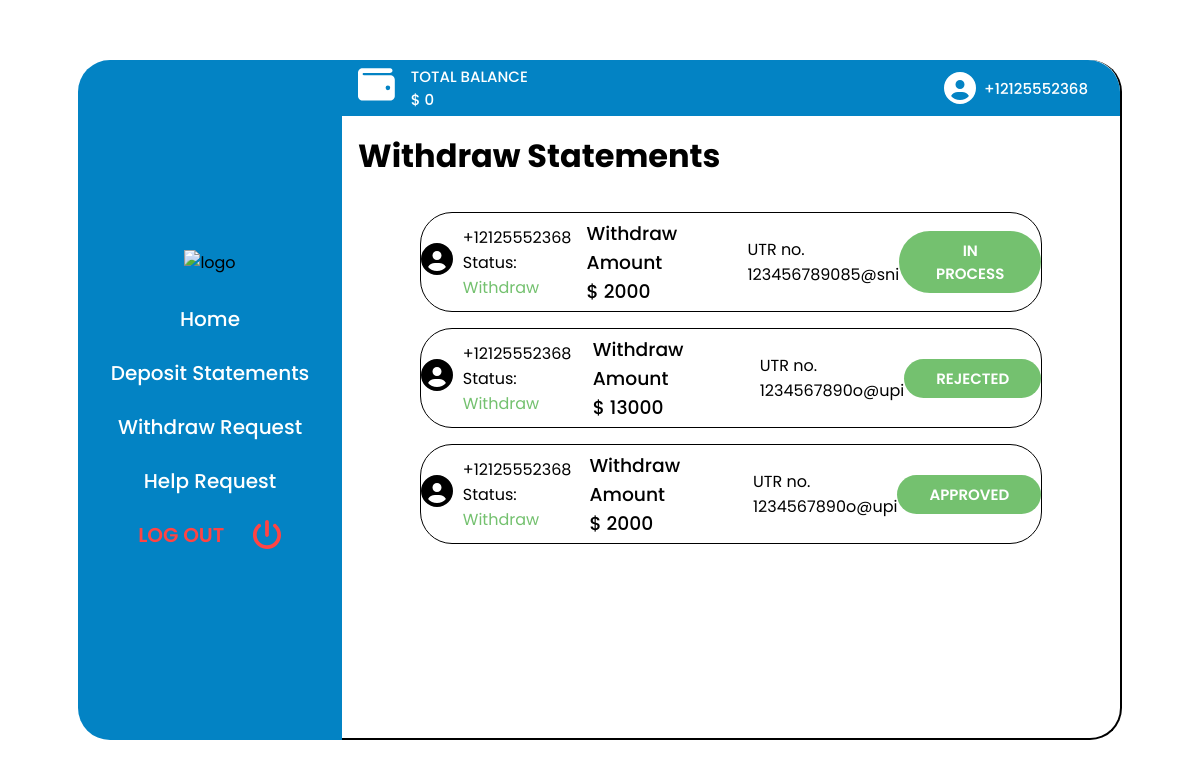
The page /diamond/withdrawStatements (signed in) on the database as committed earlier.
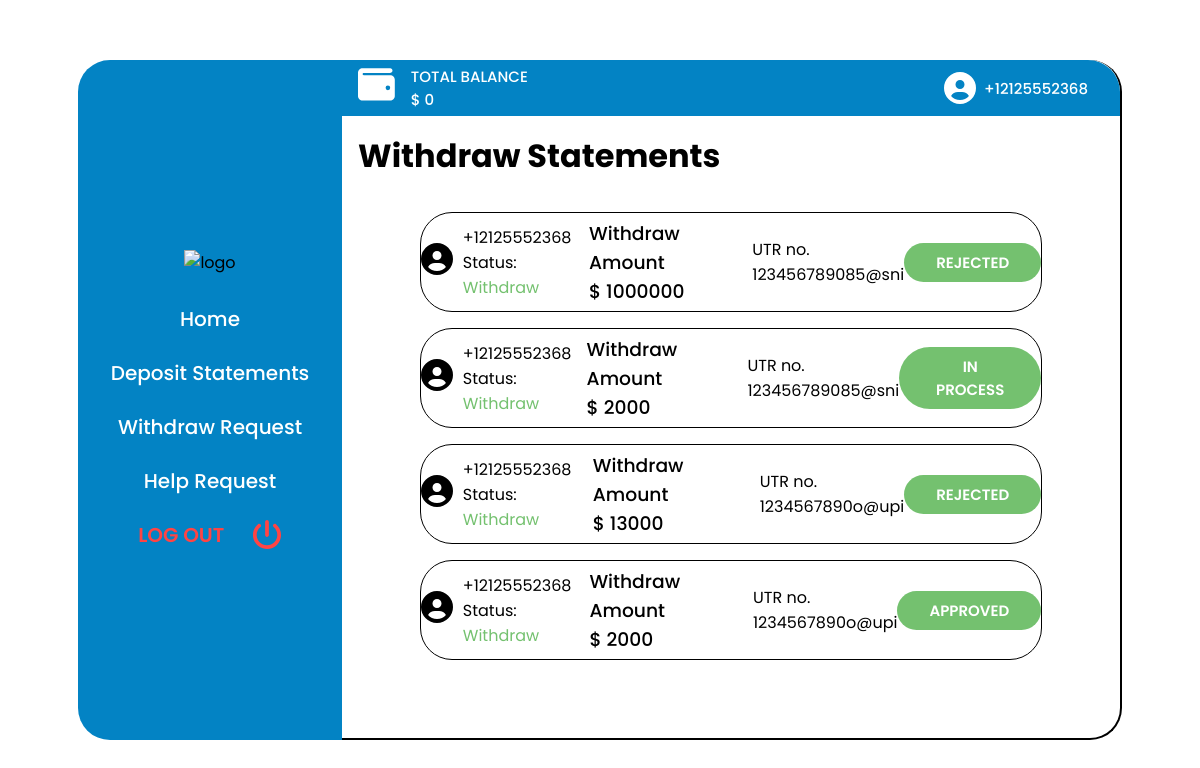
The same page on the database as committed later.
### diamond/models.py (models this page shows, shortened)
class Withdrawstatement(models.Model):
    user = models.ForeignKey(User, on_delete=models.CASCADE)
    amount = models.IntegerField(default=0)
    upiid = models.CharField(default="", max_length=25)
    created_at = models.DateTimeField(
        auto_now_add=True)
    status = models.CharField(
        max_length=20,
        choices=STATUS_CHOICES,
        default="IN PROCESS"
    )

class User(AbstractBaseUser, PermissionsMixin):
    phone_number = PhoneNumberField(validators=[phone_validator], unique=True)
    balance = models.IntegerField(default=0, null=False)
    is_active = models.BooleanField(default=True)
    is_admin = models.BooleanField(default=False)
    created = models.DateTimeField(default=datetime.now())
    objects = CustomUserManager()
    USERNAME_FIELD = 'phone_number'
    REQUIRED_FIELDS = []

### diamond/views.py (the view)
# urls.py: path('withdrawStatements', views.withdrawStatements, name="withdrawstatements"),
@login_required(login_url='login')
def withdrawStatements(request):
    user = request.user
    phone_number = f"{user.phone_number}"
    balance = user.balance
    withdraw_statements = list(Withdrawstatement.objects.filter(
        user=user).order_by('-created_at'))
    content = {
        "phone_number": phone_number,
        "balance": balance,
        "withdraw_statements": withdraw_statements,
    }
    return render(request, "diamond/withdrawStatements.html", content)

### diamond/templates/diamond/withdrawStatements.html (shortened to what this page needs)
{% load static %}
<!DOCTYPE html>
<html lang="en">
<head>
  <link rel="stylesheet" href="{% static '/home_style.css' %}">
</head>
<body>
  <div class="home__main">
    <div class="nav__master">
      <div class="home__nav nav-bar">
        <div class="home__nav__img">
          <img src="https://dzm0kbaskt4pv.cloudfront.net/v11/static/themes/diamondexch9.com/front/logo.png" alt="logo">
        </div>
        <div>
          <ul class="menu_main">
            <li class="menu__item"><a href="{% url 'home' %}">Home</a></li>
            <li class="menu__item"><a href="{% url 'depositstatements' %}">Deposit Statements</a></li>
            <li class="menu__item"><a href="{% url 'withdraw' %}">Withdraw Request</a></li>
            <li class="menu__item"><a href="#">Help Request</a></li>
            <li class="menu__item"><a href="{% url 'logout' %}"><span>LOG OUT</span></a></li>
          </ul>
        </div>
      </div>
    </div>
    <div class="deposit__section__master">
      <nav class="home__information-amount">
        <div class="total-balance">
          <div class="wallet__svg">
          </div>
          <div class="amount">
            <h3>TOTAL BALANCE</h3>
            <h3>$ <span>{{balance}}</span></h3>
          </div>
        </div>
        <div class="account__detail">
          <h3>{{phone_number}}</h3>
        </div>
      </nav>
      <div class="deposit__statment__section">
        <div class="deposit__heading">
          <h3>Withdraw Statements</h3>
        </div>
        <div class="deposit__recipt__master">
          {% if withdraw_statements|length > 0 %}
          {% for ws in withdraw_statements %}
          <div class="deposit__list">
            <div class="deposit__account">
              <div class="deposit__amount__img">
              </div>
              <div class="deposit__no__status">
                <p>{{ ws.user.phone_number }}</p>
                <p class="deposit__status">Status: <span>Withdraw</span></p>
              </div>
            </div>
            <div class="deposit__amount">
              <h3>Withdraw Amount</h3>
              <h3>$ <span>{{ws.amount}}</span></h3>
            </div>
            <div class="deposit__utr">
              <span>UTR no.</span>
              <span>{{ ws.upiid }}</span>
            </div>
            <div class="deposit__request__button">
              <button>{{ ws.status }}</button>
            </div>
          </div>
          {% endfor %}
          {% endif %}
        </div>
      </div>
    </div>
</body>
</html>

Rows that differ between the two databases and show on the page:
added Withdrawstatement: user.phone_number "+12125552368", amount "1000000", upiid "123456789085@sni", status "REJECTED"
